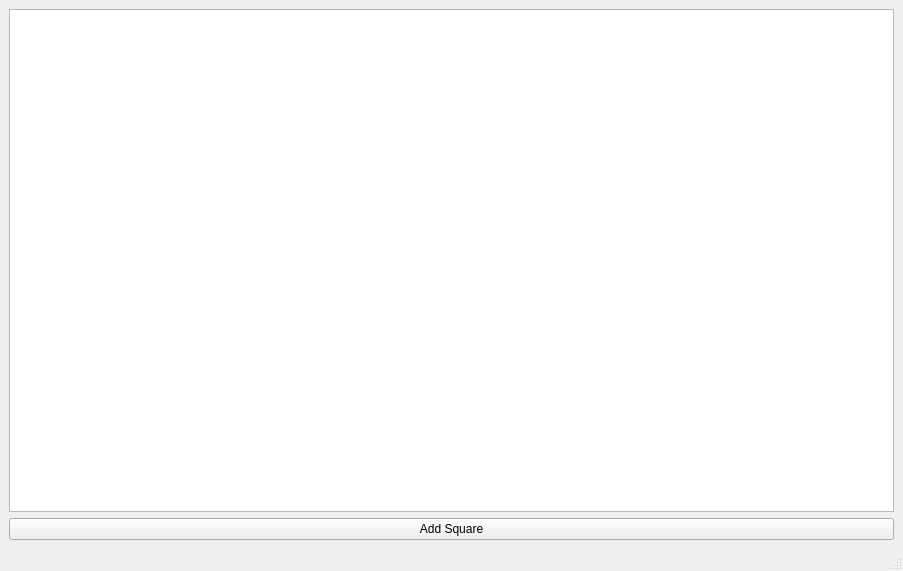
<?xml version="1.0" encoding="UTF-8"?>
<ui version="4.0">
 <class>MainWindow</class>
 <widget class="QMainWindow" name="MainWindow">
  <property name="geometry">
   <rect>
    <x>0</x>
    <y>0</y>
    <width>903</width>
    <height>571</height>
   </rect>
  </property>
  <property name="windowTitle">
   <string>MainWindow</string>
  </property>
  <widget class="QWidget" name="centralwidget">
   <layout class="QVBoxLayout" name="verticalLayout">
    <item>
     <widget class="QGraphicsView" name="mainGraphs"/>
    </item>
    <item>
     <widget class="QPushButton" name="pushButton">
      <property name="text">
       <string>Add Square</string>
      </property>
     </widget>
    </item>
   </layout>
  </widget>
  <widget class="QMenuBar" name="menubar">
   <property name="geometry">
    <rect>
     <x>0</x>
     <y>0</y>
     <width>903</width>
     <height>33</height>
    </rect>
   </property>
  </widget>
  <widget class="QStatusBar" name="statusbar"/>
 </widget>
 <resources/>
 <connections/>
</ui>
